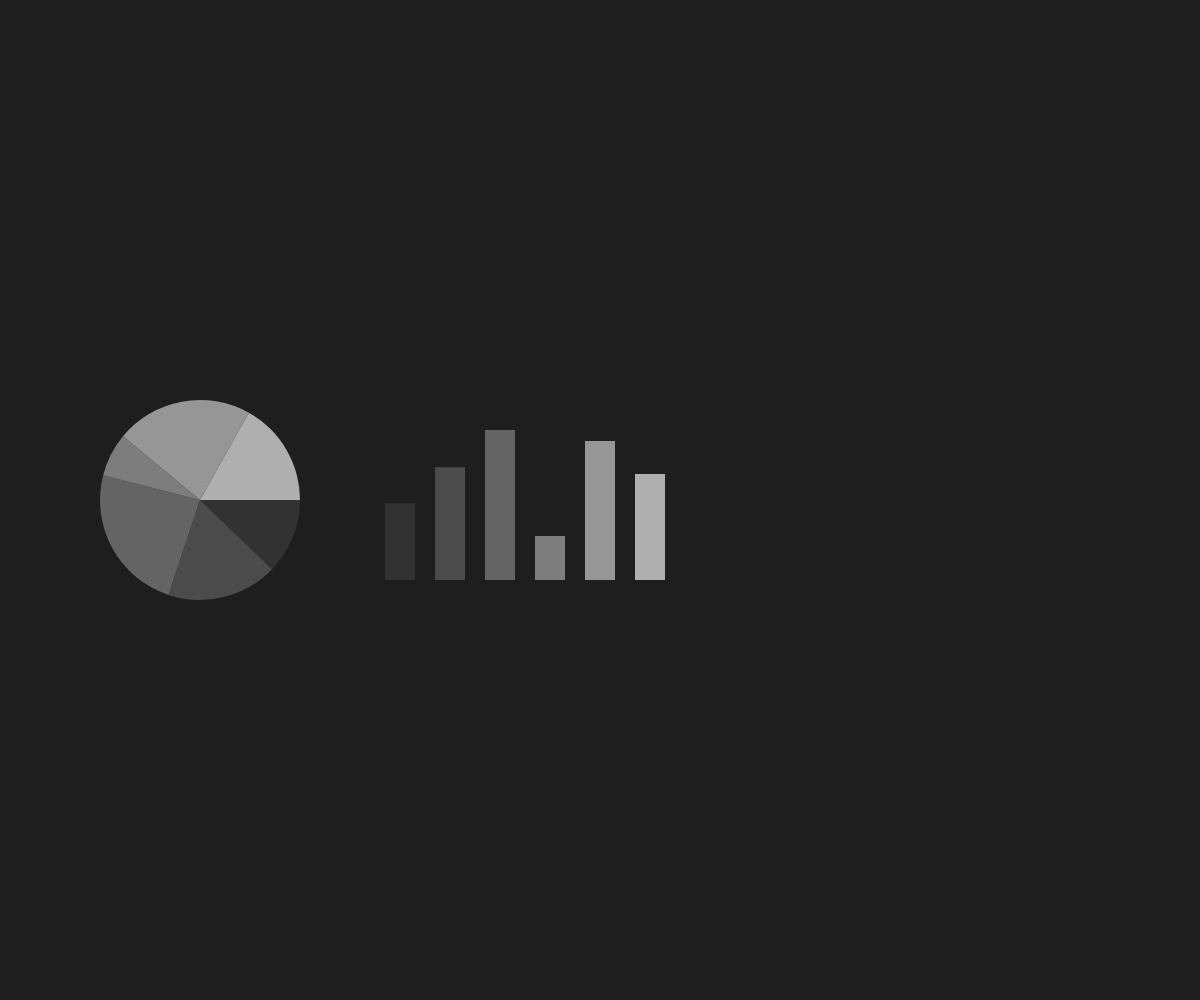
Frame 1 (no input)
Frame 2 (the mouse pressed at the canvas centre, redrawn once): identical to frame 1, image omitted

The p5.js sketch that drew this single still picture (run headless with seeded random() and noise() and a simulated clock; the mouse was pressed at the canvas centre and the sketch redrawn once):

// p5.js sketch
// ── sketch.js
let arr = [2334, 3435, 4573, 1345, 4234, 3234]

function setup() {
  createCanvas(windowWidth, windowHeight);
  noLoop();
}

function draw() {
  background(30);
  createChart(arr);
}

function createChart(data){
  let sum = 0;
  for(i=0; i< data.length; i++){
    sum = sum + data[i]
  }

  let start = 0;

  for(j=0; j< data.length; j++){
    let color = map(j, 0, data.length, 50, 200);
    fill(color);
    noStroke();

    arc(200, height/2, 200, 200, start, start + 2*PI*data[j]/sum);
    start = start + 2*PI*data[j]/sum;

    rectMode(CENTER);
    let h = 200*PI*data[j]/sum

    translate(400,-height/2+80);
    rect(50*j, height-h/2, 30, h);
    translate(-400,height/2-80);
  }
}
